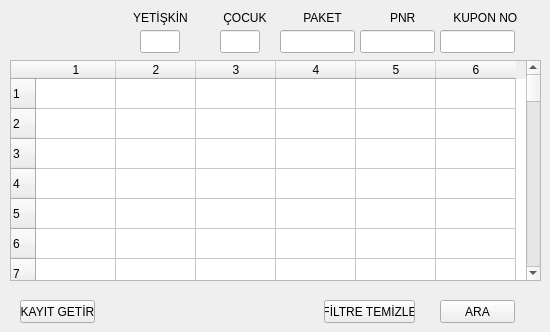
     <widget class="QWidget" name="tab_3">
      <attribute name="title">
       <string>Ödenecekler</string>
      </attribute>
      <widget class="QLabel" name="label_12">
       <property name="geometry">
        <rect>
         <x>300</x>
         <y>10</y>
         <width>71</width>
         <height>16</height>
        </rect>
       </property>
       <property name="text">
        <string> PAKET</string>
       </property>
      </widget>
      <widget class="QLineEdit" name="lneCocukPortal">
       <property name="geometry">
        <rect>
         <x>220</x>
         <y>30</y>
         <width>40</width>
         <height>23</height>
        </rect>
       </property>
      </widget>
      <widget class="QPushButton" name="btn_PortalFiltreTemizle">
       <property name="geometry">
        <rect>
         <x>324</x>
         <y>300</y>
         <width>91</width>
         <height>23</height>
        </rect>
       </property>
       <property name="text">
        <string>FİLTRE TEMİZLE</string>
       </property>
      </widget>
      <widget class="QLabel" name="label_15">
       <property name="geometry">
        <rect>
         <x>220</x>
         <y>10</y>
         <width>71</width>
         <height>16</height>
        </rect>
       </property>
       <property name="text">
        <string> ÇOCUK</string>
       </property>
      </widget>
      <widget class="QLineEdit" name="lnePaketPortal">
       <property name="geometry">
        <rect>
         <x>280</x>
         <y>30</y>
         <width>75</width>
         <height>23</height>
        </rect>
       </property>
      </widget>
      <widget class="QLineEdit" name="lneKuponPortal">
       <property name="geometry">
        <rect>
         <x>440</x>
         <y>30</y>
         <width>75</width>
         <height>23</height>
        </rect>
       </property>
       <property name="text">
        <string/>
       </property>
      </widget>
      <widget class="QPushButton" name="btn_PortalKayitGetir">
       <property name="geometry">
        <rect>
         <x>20</x>
         <y>300</y>
         <width>75</width>
         <height>23</height>
        </rect>
       </property>
       <property name="text">
        <string>KAYIT GETİR</string>
       </property>
      </widget>
      <widget class="QLineEdit" name="lneYetiskinPortal">
       <property name="geometry">
        <rect>
         <x>140</x>
         <y>30</y>
         <width>40</width>
         <height>23</height>
        </rect>
       </property>
      </widget>
      <widget class="QPushButton" name="btn_PortalAraa">
       <property name="geometry">
        <rect>
         <x>440</x>
         <y>300</y>
         <width>75</width>
         <height>23</height>
        </rect>
       </property>
       <property name="text">
        <string>ARA</string>
       </property>
      </widget>
      <widget class="QTableWidget" name="tblwPortal">
       <property name="geometry">
        <rect>
         <x>10</x>
         <y>60</y>
         <width>531</width>
         <height>221</height>
        </rect>
       </property>
       <property name="rowCount">
        <number>100</number>
       </property>
       <property name="columnCount">
        <number>6</number>
       </property>
       <attribute name="horizontalHeaderDefaultSectionSize">
        <number>80</number>
       </attribute>
       <attribute name="horizontalHeaderHighlightSections">
        <bool>true</bool>
       </attribute>
       <row/>
       <row/>
       <row/>
       <row/>
       <row/>
       <row/>
       <row/>
       <row/>
       <row/>
       <row/>
       <row/>
       <row/>
       <row/>
       <row/>
       <row/>
       <row/>
       <row/>
       <row/>
       <row/>
       <row/>
       <row/>
       <row/>
       <row/>
       <row/>
       <row/>
       <row/>
       <row/>
       <row/>
       <row/>
       <row/>
       <row/>
       <row/>
       <row/>
       <row/>
       <row/>
       <row/>
       <row/>
       <row/>
       <row/>
       <row/>
       <row/>
       <row/>
       <row/>
       <row/>
       <row/>
       <row/>
       <row/>
       <row/>
       <row/>
       <row/>
       <row/>
       <row/>
       <row/>
       <row/>
       <row/>
       <row/>
       <row/>
       <row/>
       <row/>
       <row/>
       <row/>
       <row/>
       <row/>
       <row/>
       <row/>
       <row/>
       <row/>
       <row/>
       <row/>
       <row/>
       <row/>
       <row/>
       <row/>
       <row/>
       <row/>
       <row/>
       <row/>
       <row/>
       <row/>
       <row/>
       <row/>
       <row/>
       <row/>
       <row/>
       <row/>
       <row/>
       <row/>
       <row/>
       <row/>
       <row/>
       <row/>
       <row/>
       <row/>
       <row/>
       <row/>
       <row/>
       <row/>
       <row/>
       <row/>
       <row/>
       <column/>
       <column/>
       <column/>
       <column/>
       <column/>
       <column/>
      </widget>
      <widget class="QLabel" name="label_18">
       <property name="geometry">
        <rect>
         <x>130</x>
         <y>10</y>
         <width>71</width>
         <height>16</height>
        </rect>
       </property>
       <property name="text">
        <string> YETİŞKİN</string>
       </property>
      </widget>
      <widget class="QLabel" name="label_13">
       <property name="geometry">
        <rect>
         <x>450</x>
         <y>10</y>
         <width>71</width>
         <height>16</height>
        </rect>
       </property>
       <property name="text">
        <string> KUPON NO</string>
       </property>
      </widget>
      <widget class="QLineEdit" name="lnePnrPortal">
       <property name="geometry">
        <rect>
         <x>360</x>
         <y>30</y>
         <width>75</width>
         <height>23</height>
        </rect>
       </property>
       <property name="text">
        <string/>
       </property>
      </widget>
      <widget class="QLabel" name="label_35">
       <property name="geometry">
        <rect>
         <x>390</x>
         <y>10</y>
         <width>71</width>
         <height>16</height>
        </rect>
       </property>
       <property name="text">
        <string>PNR</string>
       </property>
      </widget>
     </widget>
